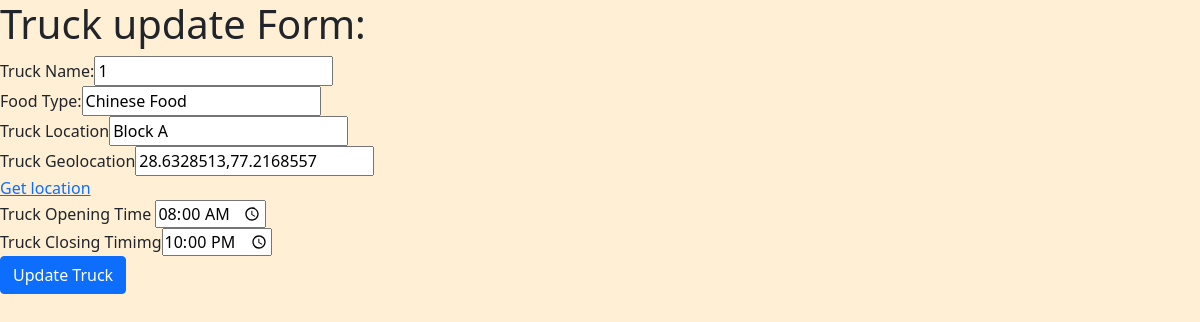
/truck/update/8, run on the app's committed database.
### truckapp/models.py (models this page shows, shortened)
class Truck(models.Model):
    truck_name = models.CharField(max_length=100)
    truck_location = models.CharField(max_length=100)
    food_type = models.CharField(max_length=100, null=True)
    geo_location = models.CharField(max_length=100, null=True)
    truck_opening_time=models.CharField(max_length=20,null=True)
    truck_closing_time=models.CharField(max_length=20,null=True)

### truckapp/views.py (the view, shortened to what this page needs)
# urls.py: path('truck/update/<pk>',views.truck_update_view,name='update'),
def truck_update_view(request,pk):
    truck=Truck.objects.get(id=pk)
    return render(request,'truckapp/update.html',{'truck':truck})

### templates/truckapp/update.html (shortened to what this page needs)
{% extends 'truckapp/base.html' %} {% block content%}
<h1>Truck update Form:</h1>
<form method="post">
    Truck Name:<input type="text" value="{{ truck.truck_name }}" name="truck_name" /><br />
    Food Type:<input type="text" value="{{ truck.food_type }}" name="food_type" /><br />
    Truck Location<input type="text" value="{{ truck.truck_location }}" name="truck_location" /><br />
    Truck Geolocation<input type="text" value="{{ truck.geo_location }}"
        name="geo_location" /><br />
    <a href="javascript:getLocation();">Get location</a><br />Truck Opening Time
    <input type="time" value="{{ truck.truck_opening_time }}" name="truck_opening_time" /><br /> Truck Closing Timimg<input type="time" value="{{ truck.truck_closing_time}}" name="truck_closing_time" /><br />
    <input type="submit" class="btn btn-primary" value="Update Truck" />
</form>
{% endblock %}

### templates/truckapp/base.html (style rules this page uses)
body { background:papayawhip; }

### data on the page
Truck: truck_name "1", food_type "Chinese Food", truck_location "Block A", geo_location "28.6328513,77.2168557", truck_opening_time "08:00", truck_closing_time "22:00"
